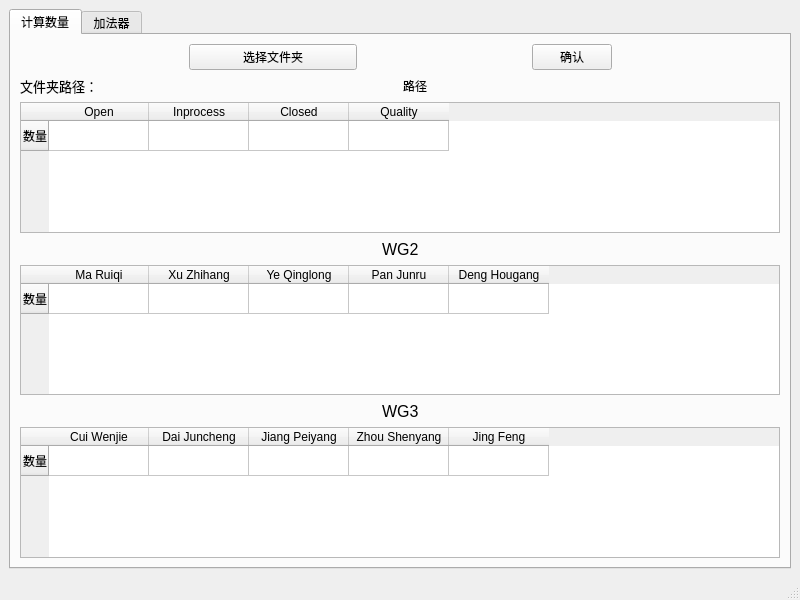
<?xml version="1.0" encoding="UTF-8"?>
<ui version="4.0">
 <class>MainWindow</class>
 <widget class="QMainWindow" name="MainWindow">
  <property name="geometry">
   <rect>
    <x>0</x>
    <y>0</y>
    <width>800</width>
    <height>600</height>
   </rect>
  </property>
  <property name="windowTitle">
   <string>MainWindow</string>
  </property>
  <widget class="QWidget" name="centralwidget">
   <layout class="QHBoxLayout" name="horizontalLayout_10">
    <item>
     <widget class="QTabWidget" name="tabWidget">
      <property name="currentIndex">
       <number>0</number>
      </property>
      <widget class="QWidget" name="tab">
       <attribute name="title">
        <string>计算数量</string>
       </attribute>
       <layout class="QVBoxLayout" name="verticalLayout">
        <item>
         <spacer name="verticalSpacer_3">
          <property name="orientation">
           <enum>Qt::Vertical</enum>
          </property>
          <property name="sizeHint" stdset="0">
           <size>
            <width>20</width>
            <height>41</height>
           </size>
          </property>
         </spacer>
        </item>
        <item>
         <layout class="QHBoxLayout" name="horizontalLayout_9">
          <item>
           <spacer name="horizontalSpacer_9">
            <property name="orientation">
             <enum>Qt::Horizontal</enum>
            </property>
            <property name="sizeHint" stdset="0">
             <size>
              <width>40</width>
              <height>20</height>
             </size>
            </property>
           </spacer>
          </item>
          <item>
           <widget class="QSplitter" name="splitter">
            <property name="orientation">
             <enum>Qt::Horizontal</enum>
            </property>
            <widget class="QPushButton" name="chooseFloderButton">
             <property name="text">
              <string>选择文件夹</string>
             </property>
            </widget>
           </widget>
          </item>
          <item>
           <spacer name="horizontalSpacer_10">
            <property name="orientation">
             <enum>Qt::Horizontal</enum>
            </property>
            <property name="sizeHint" stdset="0">
             <size>
              <width>40</width>
              <height>20</height>
             </size>
            </property>
           </spacer>
          </item>
          <item>
           <widget class="QPushButton" name="decideCalcButton">
            <property name="text">
             <string>确认</string>
            </property>
           </widget>
          </item>
          <item>
           <spacer name="horizontalSpacer_11">
            <property name="orientation">
             <enum>Qt::Horizontal</enum>
            </property>
            <property name="sizeHint" stdset="0">
             <size>
              <width>40</width>
              <height>20</height>
             </size>
            </property>
           </spacer>
          </item>
         </layout>
        </item>
        <item>
         <layout class="QHBoxLayout" name="horizontalLayout_4">
          <item>
           <widget class="QLabel" name="label_6">
            <property name="font">
             <font>
              <pointsize>10</pointsize>
             </font>
            </property>
            <property name="text">
             <string>文件夹路径：</string>
            </property>
           </widget>
          </item>
          <item>
           <widget class="QLabel" name="directory">
            <property name="text">
             <string>路径</string>
            </property>
           </widget>
          </item>
         </layout>
        </item>
        <item>
         <widget class="QTableWidget" name="statusTable">
          <row>
           <property name="text">
            <string>数量</string>
           </property>
          </row>
          <column>
           <property name="text">
            <string>Open</string>
           </property>
          </column>
          <column>
           <property name="text">
            <string>Inprocess</string>
           </property>
          </column>
          <column>
           <property name="text">
            <string>Closed</string>
           </property>
          </column>
          <column>
           <property name="text">
            <string>Quality</string>
           </property>
          </column>
         </widget>
        </item>
        <item>
         <layout class="QHBoxLayout" name="horizontalLayout_7">
          <item>
           <spacer name="horizontalSpacer_5">
            <property name="orientation">
             <enum>Qt::Horizontal</enum>
            </property>
            <property name="sizeHint" stdset="0">
             <size>
              <width>40</width>
              <height>20</height>
             </size>
            </property>
           </spacer>
          </item>
          <item>
           <widget class="QLabel" name="label_4">
            <property name="font">
             <font>
              <pointsize>12</pointsize>
             </font>
            </property>
            <property name="text">
             <string>WG2</string>
            </property>
           </widget>
          </item>
          <item>
           <spacer name="horizontalSpacer_6">
            <property name="orientation">
             <enum>Qt::Horizontal</enum>
            </property>
            <property name="sizeHint" stdset="0">
             <size>
              <width>40</width>
              <height>20</height>
             </size>
            </property>
           </spacer>
          </item>
         </layout>
        </item>
        <item>
         <widget class="QTableWidget" name="assigneeWG2Table">
          <row>
           <property name="text">
            <string>数量</string>
           </property>
          </row>
          <column>
           <property name="text">
            <string>Ma Ruiqi</string>
           </property>
          </column>
          <column>
           <property name="text">
            <string>Xu Zhihang</string>
           </property>
          </column>
          <column>
           <property name="text">
            <string>Ye Qinglong</string>
           </property>
          </column>
          <column>
           <property name="text">
            <string>Pan Junru</string>
           </property>
          </column>
          <column>
           <property name="text">
            <string>Deng Hougang</string>
           </property>
          </column>
         </widget>
        </item>
        <item>
         <layout class="QHBoxLayout" name="horizontalLayout_8">
          <item>
           <spacer name="horizontalSpacer_7">
            <property name="orientation">
             <enum>Qt::Horizontal</enum>
            </property>
            <property name="sizeHint" stdset="0">
             <size>
              <width>40</width>
              <height>20</height>
             </size>
            </property>
           </spacer>
          </item>
          <item>
           <widget class="QLabel" name="label_7">
            <property name="font">
             <font>
              <pointsize>12</pointsize>
             </font>
            </property>
            <property name="text">
             <string>WG3</string>
            </property>
           </widget>
          </item>
          <item>
           <spacer name="horizontalSpacer_8">
            <property name="orientation">
             <enum>Qt::Horizontal</enum>
            </property>
            <property name="sizeHint" stdset="0">
             <size>
              <width>40</width>
              <height>20</height>
             </size>
            </property>
           </spacer>
          </item>
         </layout>
        </item>
        <item>
         <widget class="QTableWidget" name="assigneeWG3Table">
          <row>
           <property name="text">
            <string>数量</string>
           </property>
          </row>
          <column>
           <property name="text">
            <string>Cui Wenjie</string>
           </property>
          </column>
          <column>
           <property name="text">
            <string>Dai Juncheng</string>
           </property>
          </column>
          <column>
           <property name="text">
            <string>Jiang Peiyang</string>
           </property>
          </column>
          <column>
           <property name="text">
            <string>Zhou Shenyang</string>
           </property>
          </column>
          <column>
           <property name="text">
            <string>Jing Feng</string>
           </property>
          </column>
         </widget>
        </item>
        <item>
         <spacer name="verticalSpacer_4">
          <property name="orientation">
           <enum>Qt::Vertical</enum>
          </property>
          <property name="sizeHint" stdset="0">
           <size>
            <width>20</width>
            <height>40</height>
           </size>
          </property>
         </spacer>
        </item>
       </layout>
      </widget>
      <widget class="QWidget" name="tab_2">
       <attribute name="title">
        <string>加法器</string>
       </attribute>
       <layout class="QVBoxLayout" name="verticalLayout_2">
        <item>
         <spacer name="verticalSpacer">
          <property name="orientation">
           <enum>Qt::Vertical</enum>
          </property>
          <property name="sizeHint" stdset="0">
           <size>
            <width>20</width>
            <height>189</height>
           </size>
          </property>
         </spacer>
        </item>
        <item>
         <layout class="QHBoxLayout" name="horizontalLayout_5">
          <item>
           <spacer name="horizontalSpacer_3">
            <property name="orientation">
             <enum>Qt::Horizontal</enum>
            </property>
            <property name="sizeHint" stdset="0">
             <size>
              <width>40</width>
              <height>20</height>
             </size>
            </property>
           </spacer>
          </item>
          <item>
           <layout class="QHBoxLayout" name="horizontalLayout_2">
            <item>
             <widget class="QDoubleSpinBox" name="InputA"/>
            </item>
            <item>
             <widget class="QLabel" name="label_2">
              <property name="text">
               <string>+</string>
              </property>
             </widget>
            </item>
            <item>
             <widget class="QDoubleSpinBox" name="InputB"/>
            </item>
            <item>
             <widget class="QLabel" name="label_3">
              <property name="text">
               <string>=</string>
              </property>
             </widget>
            </item>
            <item>
             <widget class="QLabel" name="result">
              <property name="text">
               <string>?</string>
              </property>
             </widget>
            </item>
           </layout>
          </item>
          <item>
           <spacer name="horizontalSpacer_4">
            <property name="orientation">
             <enum>Qt::Horizontal</enum>
            </property>
            <property name="sizeHint" stdset="0">
             <size>
              <width>40</width>
              <height>20</height>
             </size>
            </property>
           </spacer>
          </item>
         </layout>
        </item>
        <item>
         <layout class="QHBoxLayout" name="horizontalLayout_3">
          <item>
           <widget class="QLabel" name="label_5">
            <property name="text">
             <string>进度</string>
            </property>
           </widget>
          </item>
          <item>
           <widget class="QProgressBar" name="progressBar">
            <property name="value">
             <number>0</number>
            </property>
           </widget>
          </item>
          <item>
           <widget class="QPushButton" name="pushButton">
            <property name="text">
             <string>计算</string>
            </property>
           </widget>
          </item>
         </layout>
        </item>
        <item>
         <layout class="QHBoxLayout" name="horizontalLayout">
          <item>
           <spacer name="horizontalSpacer">
            <property name="orientation">
             <enum>Qt::Horizontal</enum>
            </property>
            <property name="sizeHint" stdset="0">
             <size>
              <width>40</width>
              <height>20</height>
             </size>
            </property>
           </spacer>
          </item>
          <item>
           <widget class="QLabel" name="label">
            <property name="text">
             <string>延时：</string>
            </property>
           </widget>
          </item>
          <item>
           <widget class="QSpinBox" name="timeCost"/>
          </item>
          <item>
           <spacer name="horizontalSpacer_2">
            <property name="orientation">
             <enum>Qt::Horizontal</enum>
            </property>
            <property name="sizeHint" stdset="0">
             <size>
              <width>40</width>
              <height>20</height>
             </size>
            </property>
           </spacer>
          </item>
         </layout>
        </item>
        <item>
         <spacer name="verticalSpacer_2">
          <property name="orientation">
           <enum>Qt::Vertical</enum>
          </property>
          <property name="sizeHint" stdset="0">
           <size>
            <width>20</width>
            <height>189</height>
           </size>
          </property>
         </spacer>
        </item>
       </layout>
      </widget>
     </widget>
    </item>
   </layout>
  </widget>
  <widget class="QMenuBar" name="menubar">
   <property name="geometry">
    <rect>
     <x>0</x>
     <y>0</y>
     <width>800</width>
     <height>22</height>
    </rect>
   </property>
  </widget>
  <widget class="QStatusBar" name="statusbar"/>
 </widget>
 <resources/>
 <connections/>
</ui>
